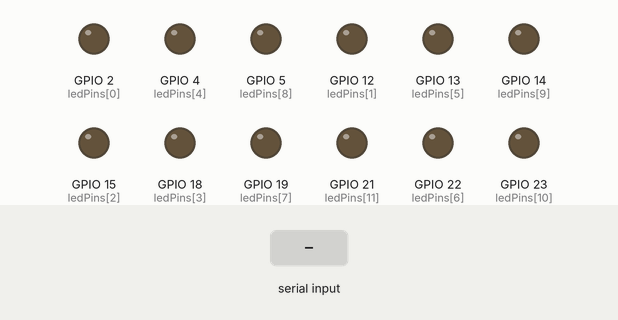
This sketch was run on a simulated ESP32. Parts: output pins drawn as LEDs (lit = HIGH). The test bench sets the inputs (shaded band). WiFi joins after 1.5 s; servers stay silent unless stated; the local clock reads 2024-03-15 10:24:30 at power-on unless the sketch sets it; what the sketch prints to the serial monitor is not drawn.

Above: at 0.1 s.
At 2.8 s:
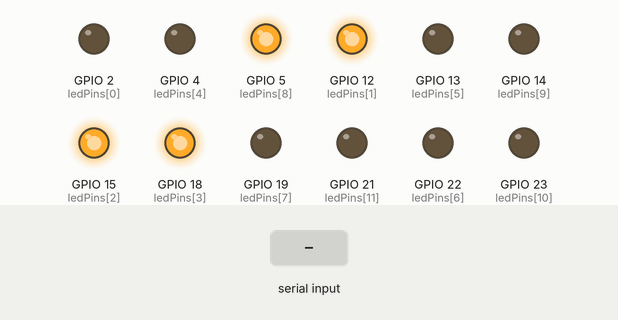
2.9 s: "ACK:\n" received over the second serial link
4.4 s: "ACK:,45\n" received over the second serial link
At 23.0 s:
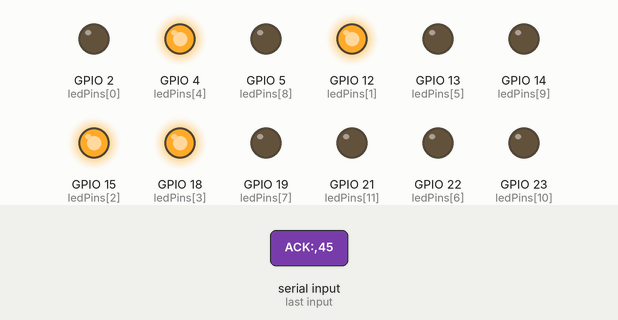
Timing chart, 0 to 26.1 s (numbered marks = the images above; inputs shaded):
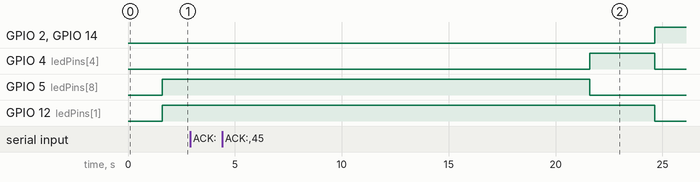

Measured:
- after the input at 2.9 s, every drawn part: stays the same

The sketch:

ESP32_MASTER_CONTROLLER_-_FULLY_CORRECTED.ino
```cpp
/*
===========================================================
 ESP32 MASTER CONTROLLER - FULLY CORRECTED
 Controls Arduino Nano (Sensors + Displays)
 4-Way Traffic Signal with 12 LEDs
===========================================================
*/

#include <WiFi.h>
#include <WebServer.h>
#include <WebSocketsServer.h>
#include <time.h>

// =========================================================
// WIFI CONFIGURATION
// =========================================================
const char* ssid = "Airtel_sahi_0849";
const char* password = "air99772";

const char* ntpServer = "pool.ntp.org";
const long gmtOffset_sec = 19800;  // IST (UTC+5:30)
const int daylightOffset_sec = 0;

// =========================================================
// SERVER
// =========================================================
WebServer server(80);
WebSocketsServer webSocket(81);

// =========================================================
// NANO UART (GPIO17 TX, GPIO25 RX)
// =========================================================
#define NANO_RX 25
#define NANO_TX 17
HardwareSerial NanoSerial(2);

// =========================================================
// LED PINS - YOUR EXACT MAPPING
// =========================================================
// Road 1: R=GPIO2, Y=GPIO4, G=GPIO5
// Road 2: R=GPIO12, Y=GPIO13, G=GPIO14
// Road 3: R=GPIO15, Y=GPIO22, G=GPIO23
// Road 4: R=GPIO18, Y=GPIO19, G=GPIO21

const int ledPins[12] = {
  2, 12, 15, 18,   // RED 1-4
  4, 13, 22, 19,   // YELLOW 1-4
  5, 14, 23, 21    // GREEN 1-4
};

const char* ledName[12] = {
  "R1", "R2", "R3", "R4",
  "Y1", "Y2", "Y3", "Y4",
  "G1", "G2", "G3", "G4"
};

// =========================================================
// TRAFFIC LIGHT TIMING
// =========================================================
const uint32_t GREEN_TIME = 20;
const uint32_t YELLOW_TIME = 3;
const uint32_t CYCLE_DURATION = 4 * (GREEN_TIME + YELLOW_TIME);

uint32_t phaseDurations[8];
uint8_t activeRoad[8];
bool isYellow[8];

uint32_t cycleTime = 0;
uint32_t phaseStartMillis = 0;
uint8_t currentPhase = 0;

// LED Status - FIXED: All 12 LEDs initialized to true
bool ledStatus[12] = {
  true, true, true, true,
  true, true, true, true,
  true, true, true, true
};

int roadState[4] = {0};
int countdown[4] = {0};

// Sensor Data from Nano
float temperature = 0;
float humidity = 0;
int waterLevel = 0;
String gpsData = "0,0";
uint32_t systemTime = 0;

bool nanoConnected = false;
unsigned long lastDataReceived = 0;
unsigned long lastNanoSend = 0;

// =========================================================
// FAULT DETECTION
// =========================================================
bool faultsDetected = false;
String faultList = "";

void detectFaults() {
  faultList = "";
  faultsDetected = false;

  for(int i = 0; i < 12; i++) {
    if(ledStatus[i] == false) {
      faultsDetected = true;
      faultList += String(ledName[i]) + " ";
    }
  }

  if(temperature > 60) {
    faultsDetected = true;
    faultList += "TEMP ";
  }

  if(waterLevel > 500) {
    faultsDetected = true;
    faultList += "RAIN ";
  }
}

// =========================================================
// LED CONTROL
// =========================================================
void setLED(int index, bool state) {
  digitalWrite(ledPins[index], state ? HIGH : LOW);
}

void allLEDsOff() {
  for(int i = 0; i < 12; i++) setLED(i, false);
}

void updateLEDs(uint8_t phase) {
  uint8_t road = activeRoad[phase];
  bool yellow = isYellow[phase];

  allLEDsOff();

  if(yellow) {
    setLED(road + 4, true);
    roadState[road] = 1;
  } else {
    setLED(road + 8, true);
    roadState[road] = 2;
  }

  for(uint8_t r = 0; r < 4; r++) {
    if(r != road) {
      setLED(r, true);
      roadState[r] = 0;
    }
  }

  for(int r = 0; r < 4; r++) {
    countdown[r] = (r == road) ? (yellow ? YELLOW_TIME : GREEN_TIME) : 0;
  }
}

void advancePhase() {
  currentPhase = (currentPhase + 1) % 8;
  phaseStartMillis = millis();
  cycleTime += phaseDurations[(currentPhase + 7) % 8];
  cycleTime %= CYCLE_DURATION;
  updateLEDs(currentPhase);
}

// =========================================================
// SEND COMMANDS TO ARDUINO NANO (Every 1 Second)
// =========================================================
void sendToNano() {
  // Send STATE
  String state = "STATE:";
  for(int i = 0; i < 4; i++) {
    state += String(roadState[i]);
    if(i < 3) state += ",";
  }
  NanoSerial.println(state);

  // Send COUNT
  String count = "COUNT:";
  for(int i = 0; i < 4; i++) {
    count += String(countdown[i]);
    if(i < 3) count += ",";
  }
  NanoSerial.println(count);

  // Send TIME
  struct tm timeinfo;
  if(getLocalTime(&timeinfo)) {
    systemTime = timeinfo.tm_hour * 3600 + timeinfo.tm_min * 60 + timeinfo.tm_sec;
    NanoSerial.print("TIME:");
    NanoSerial.println(systemTime);
  }

  Serial.print("[ESP32] COUNT: ");
  Serial.println(count);
}

// =========================================================
// WEB SOCKET HANDLERS - SENDS ACTUAL JSON
// =========================================================
void webSocketEvent(uint8_t num, WStype_t type, uint8_t * payload, size_t length) {
  if(type == WStype_TEXT) {
    String message = String((char*)payload);
    if(message == "get_status") {
      sendStatusToClient(num);
    }
  }
}

void sendStatusToClient(uint8_t num) {
  String json = "{";
  json += "\"led_status\":[";
  for(int i = 0; i < 12; i++) {
    json += ledStatus[i] ? "1" : "0";
    if(i < 11) json += ",";
  }
  json += "],";
  json += "\"road_state\":[";
  for(int i = 0; i < 4; i++) {
    json += String(roadState[i]);
    if(i < 3) json += ",";
  }
  json += "],";
  json += "\"countdown\":[";
  for(int i = 0; i < 4; i++) {
    json += String(countdown[i]);
    if(i < 3) json += ",";
  }
  json += "],";
  json += "\"temperature\":" + String(temperature, 1) + ",";
  json += "\"humidity\":" + String(humidity, 1) + ",";
  json += "\"water_level\":" + String(waterLevel) + ",";
  json += "\"gps\":\"" + gpsData + "\",";
  json += "\"system_time\":" + String(systemTime) + ",";
  json += "\"phase\":" + String(currentPhase + 1) + ",";
  json += "\"active_road\":" + String(activeRoad[currentPhase] + 1) + ",";
  json += "\"is_yellow\":" + String(isYellow[currentPhase] ? "true" : "false") + ",";
  json += "\"faults_detected\":" + String(faultsDetected ? "true" : "false") + ",";
  json += "\"fault_list\":\"" + faultList + "\"";
  json += "}";

  webSocket.sendTXT(num, json);
}

// =========================================================
// WEB SERVER
// =========================================================
void handleRoot() {
  String html = R"rawliteral(
<!DOCTYPE html>
<html>
<head>
    <title>Traffic Signal Monitor</title>
    <meta name="viewport" content="width=device-width, initial-scale=1">
    <style>
        * { margin: 0; padding: 0; box-sizing: border-box; }
        body { font-family: Arial, sans-serif; background: #1a1a2e; color: #fff; padding: 20px; }
        .container { max-width: 1400px; margin: 0 auto; }
        h1 { text-align: center; margin-bottom: 20px; color: #ffd700; }
        .time-display { text-align: center; font-size: 24px; color: #00ff00; margin-bottom: 20px; }
        .grid { display: grid; grid-template-columns: repeat(4, 1fr); gap: 20px; }
        .road-card { background: rgba(255,255,255,0.1); border-radius: 10px; padding: 20px; text-align: center; }
        .road-title { font-size: 20px; font-weight: bold; margin-bottom: 10px; }
        .state { padding: 5px 15px; border-radius: 20px; display: inline-block; margin-bottom: 10px; }
        .state-green { background: #00ff00; color: #000; }
        .state-yellow { background: #ffd700; color: #000; }
        .state-red { background: #ff0000; color: #fff; }
        .led-grid { display: grid; grid-template-columns: repeat(3, 1fr); gap: 10px; margin-top: 10px; }
        .led-item { padding: 10px; background: rgba(255,255,255,0.05); border-radius: 5px; }
        .led-indicator { width: 40px; height: 40px; border-radius: 50%; margin: 0 auto 5px; }
        .led-on-red { background: #ff0000; box-shadow: 0 0 30px #ff0000; }
        .led-on-yellow { background: #ffd700; box-shadow: 0 0 30px #ffd700; }
        .led-on-green { background: #00ff00; box-shadow: 0 0 30px #00ff00; }
        .led-off { background: #333; }
        .led-fault { background: #ff0000; animation: blink 0.5s infinite; }
        @keyframes blink { 0%,100% { opacity: 1; } 50% { opacity: 0.2; } }
        .sensors { display: grid; grid-template-columns: repeat(4, 1fr); gap: 20px; margin-top: 30px; }
        .sensor-card { background: rgba(255,255,255,0.1); border-radius: 10px; padding: 15px; text-align: center; }
        .sensor-value { font-size: 24px; font-weight: bold; }
        .fault-panel { margin-top: 30px; background: rgba(255,0,0,0.1); border-radius: 10px; padding: 20px; border: 1px solid #ff0000; }
        .fault-panel h3 { color: #ff0000; margin-bottom: 10px; }
        .no-faults { color: #00ff00; text-align: center; padding: 10px; }
        .phase-info { text-align: center; font-size: 18px; color: #ffd700; margin-top: 10px; }
        @media (max-width: 768px) { .grid { grid-template-columns: repeat(2, 1fr); } .sensors { grid-template-columns: repeat(2, 1fr); } }
        @media (max-width: 480px) { .grid { grid-template-columns: 1fr; } .sensors { grid-template-columns: 1fr; } }
    </style>
</head>
<body>
    <div class="container">
        <h1>🚦 Traffic Signal Monitor</h1>
        <div class="time-display" id="timeDisplay">⏱️ System Time: --:--:--</div>
        <div class="phase-info" id="phaseInfo">Phase: -- | Road --: --</div>
        <div class="grid" id="roadGrid"></div>
        <div class="sensors" id="sensorGrid"></div>
        <div class="fault-panel" id="faultPanel">
            <h3>⚠️ Fault Alerts</h3>
            <div id="faultContent" class="no-faults">✅ No faults detected</div>
        </div>
    </div>
    <script>
        const ws = new WebSocket('ws://' + window.location.hostname + ':81');
        ws.onopen = function() { ws.send('get_status'); };
        ws.onmessage = function(event) {
            const data = JSON.parse(event.data);
            updateDashboard(data);
        };
        function updateDashboard(data) {
            const hours = Math.floor(data.system_time / 3600);
            const minutes = Math.floor((data.system_time % 3600) / 60);
            const seconds = data.system_time % 60;
            document.getElementById('timeDisplay').textContent =
                '⏱️ System Time: ' +
                String(hours).padStart(2, '0') + ':' +
                String(minutes).padStart(2, '0') + ':' +
                String(seconds).padStart(2, '0');
            document.getElementById('phaseInfo').textContent =
                'Phase: ' + data.phase + '/8 | Road ' + data.active_road + ': ' +
                (data.is_yellow ? 'YELLOW' : 'GREEN') + ' | Countdown: ' +
                data.countdown.join('s | ') + 's';
            const grid = document.getElementById('roadGrid');
            let html = '';
            const states = ['RED', 'YELLOW', 'GREEN'];
            const colors = ['red', 'yellow', 'green'];
            const ledColors = ['R', 'Y', 'G'];
            for(let road = 0; road < 4; road++) {
                const state = states[data.road_state[road]] || 'OFF';
                const stateClass = 'state-' + state.toLowerCase();
                html += '<div class="road-card">';
                html += '<div class="road-title">Road ' + (road + 1) + ' (' + data.countdown[road] + 's)</div>';
                html += '<div class="state ' + stateClass + '">' + state + '</div>';
                html += '<div class="led-grid">';
                for(let color = 0; color < 3; color++) {
                    const idx = road + (color * 4);
                    const isOn = data.road_state[road] === color;
                    const isOk = data.led_status[idx] === 1;
                    const ledClass = isOn ? 'led-on-' + colors[color] : 'led-off';
                    const faultClass = isOk ? '' : 'led-fault';
                    html += '<div class="led-item">';
                    html += '<div class="led-indicator ' + ledClass + ' ' + faultClass + '"></div>';
                    html += '<div>' + ledColors[color] + ': ' + (isOk ? '✓' : '✗') + '</div>';
                    html += '</div>';
                }
                html += '</div></div>';
            }
            grid.innerHTML = html;
            const sensors = document.getElementById('sensorGrid');
            sensors.innerHTML = `
                <div class="sensor-card"><div>🌡️ Temperature</div><div class="sensor-value">${data.temperature.toFixed(1)}°C</div></div>
                <div class="sensor-card"><div>💧 Humidity</div><div class="sensor-value">${data.humidity.toFixed(1)}%</div></div>
                <div class="sensor-card"><div>💦 Rain/Water Level</div><div class="sensor-value">${data.water_level}</div></div>
                <div class="sensor-card"><div>📍 GPS</div><div class="sensor-value" style="font-size:14px;">${data.gps}</div></div>
            `;
            const faultPanel = document.getElementById('faultContent');
            if(data.faults_detected) {
                faultPanel.className = '';
                faultPanel.innerHTML = '⚠️ ' + data.fault_list;
                faultPanel.style.color = '#ff0000';
            } else {
                faultPanel.className = 'no-faults';
                faultPanel.textContent = '✅ No faults detected';
            }
        }
        setInterval(function() { ws.send('get_status'); }, 1000);
    </script>
</body>
</html>
)rawliteral";
  server.send(200, "text/html", html);
}

// =========================================================
// SETUP
// =========================================================
void setup() {
  Serial.begin(115200);
  NanoSerial.begin(9600, SERIAL_8N1, NANO_RX, NANO_TX);

  Serial.println("\n╔═══════════════════════════════════════════════════════════════════╗");
  Serial.println("║              🚦 ESP32 MASTER - TRAFFIC SIGNAL SYSTEM             ║");
  Serial.println("╠═══════════════════════════════════════════════════════════════════╣");
  Serial.println("║  UART2: GPIO17(TX) → Nano A1(RX)                                ║");
  Serial.println("║         GPIO25(RX) ← Nano A2(TX) via divider                    ║");
  Serial.println("╚═══════════════════════════════════════════════════════════════════╝");

  // Print pin mapping
  Serial.println("\n📋 LED Pin Mapping:");
  Serial.println("  Road 1: R=GPIO2, Y=GPIO4, G=GPIO5");
  Serial.println("  Road 2: R=GPIO12, Y=GPIO13, G=GPIO14");
  Serial.println("  Road 3: R=GPIO15, Y=GPIO22, G=GPIO23");
  Serial.println("  Road 4: R=GPIO18, Y=GPIO19, G=GPIO21");

  // Initialize LED pins
  for(int i = 0; i < 12; i++) {
    pinMode(ledPins[i], OUTPUT);
    digitalWrite(ledPins[i], LOW);
  }
  Serial.println("✅ LED Pins Initialized");

  // Build phase arrays
  for(uint8_t i = 0; i < 4; i++) {
    phaseDurations[2*i] = GREEN_TIME;
    phaseDurations[2*i + 1] = YELLOW_TIME;
    activeRoad[2*i] = i;
    activeRoad[2*i + 1] = i;
    isYellow[2*i] = false;
    isYellow[2*i + 1] = true;
  }

  // WiFi
  Serial.print("\n📡 Connecting to WiFi");
  WiFi.begin(ssid, password);
  int attempts = 0;
  while(WiFi.status() != WL_CONNECTED && attempts < 20) {
    delay(500);
    Serial.print(".");
    attempts++;
  }
  if(WiFi.status() == WL_CONNECTED) {
    Serial.println("\n✅ Connected to WiFi");
    Serial.print("📡 IP Address: ");
    Serial.println(WiFi.localIP());
  } else {
    Serial.println("\n❌ WiFi Connection Failed!");
  }

  // NTP
  configTime(gmtOffset_sec, daylightOffset_sec, ntpServer);
  Serial.print("⏱️ Waiting for NTP time sync...");
  struct tm timeinfo;
  int retry = 0;
  while(!getLocalTime(&timeinfo) && retry < 10) {
    Serial.print(".");
    delay(500);
    retry++;
  }
  Serial.println(retry < 10 ? " ✅ Time synced!" : " ❌ Time sync failed!");

  // Web Server
  server.on("/", handleRoot);
  server.begin();
  webSocket.begin();
  webSocket.onEvent(webSocketEvent);

  // Start traffic light
  phaseStartMillis = millis();
  currentPhase = 0;
  cycleTime = 0;
  updateLEDs(currentPhase);

  // Send initial data to Nano
  sendToNano();

  Serial.println("\n🚦 System Started! Web Dashboard available at: " + WiFi.localIP().toString());
  Serial.println("📊 Sending commands to Arduino Nano every 1 second...\n");
}

// =========================================================
// MAIN LOOP
// =========================================================
void loop() {
  server.handleClient();
  webSocket.loop();

  // RECEIVE DATA FROM ARDUINO NANO
  if(NanoSerial.available()) {
    String data = NanoSerial.readStringUntil('\n');
    data.trim();

    if(data.startsWith("DATA:")) {
      String values = data.substring(5);
      int idx1 = values.indexOf(',');
      int idx2 = values.indexOf(',', idx1 + 1);
      int idx3 = values.indexOf(',', idx2 + 1);
      int idx4 = values.indexOf('|', idx3 + 1);

      if(idx1 != -1 && idx2 != -1 && idx3 != -1) {
        temperature = values.substring(0, idx1).toFloat();
        humidity = values.substring(idx1 + 1, idx2).toFloat();
        waterLevel = values.substring(idx2 + 1, idx3).toInt();
        if(idx4 != -1) {
          gpsData = values.substring(idx3 + 1, idx4);
        } else {
          gpsData = values.substring(idx3 + 1);
        }
        nanoConnected = true;
        lastDataReceived = millis();
        Serial.print("[ESP32] Data from Nano: T=");
        Serial.print(temperature);
        Serial.print(" H=");
        Serial.print(humidity);
        Serial.print(" W=");
        Serial.println(waterLevel);
      }
    } else if(data.startsWith("ACK:")) {
      Serial.println("[ESP32] Nano ACK: " + data.substring(4));
    }
  }

  // CHECK NANO CONNECTION
  if(millis() - lastDataReceived > 10000 && nanoConnected) {
    nanoConnected = false;
    Serial.println("[ESP32] ⚠️ Arduino Nano disconnected!");
  }

  // TRAFFIC LIGHT TIMING
  uint32_t now = millis();
  uint32_t elapsedSeconds = (now - phaseStartMillis) / 1000;

  if(elapsedSeconds >= phaseDurations[currentPhase]) {
    advancePhase();
    elapsedSeconds = 0;
    sendToNano();
  }

  // Update countdowns
  for(int r = 0; r < 4; r++) {
    if(r == activeRoad[currentPhase]) {
      countdown[r] = phaseDurations[currentPhase] - elapsedSeconds;
    }
  }

  // SEND DATA TO NANO EVERY 1 SECOND (Synchronized)
  if(now - lastNanoSend >= 1000) {
    lastNanoSend = now;
    sendToNano();
  }

  // FAULT DETECTION
  detectFaults();

  // WEB SOCKET UPDATE - SEND ACTUAL JSON
  static unsigned long lastWebSend = 0;
  if(now - lastWebSend >= 1000) {
    lastWebSend = now;
    // Broadcast actual status JSON to all clients
    for(uint8_t i = 0; i < 4; i++) {
      sendStatusToClient(i);
    }
  }

  delay(50);
}
```
